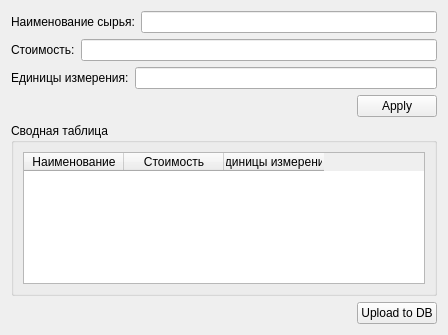
<?xml version="1.0" encoding="UTF-8"?>
<ui version="4.0">
 <class>Form</class>
 <widget class="QWidget" name="Form">
  <property name="geometry">
   <rect>
    <x>0</x>
    <y>0</y>
    <width>448</width>
    <height>335</height>
   </rect>
  </property>
  <property name="windowTitle">
   <string>Form</string>
  </property>
  <layout class="QVBoxLayout" name="verticalLayout_2">
   <item>
    <layout class="QVBoxLayout" name="verticalLayout">
     <item>
      <layout class="QHBoxLayout" name="horizontalLayout_3">
       <item>
        <widget class="QLabel" name="label">
         <property name="text">
          <string>Наименование сырья:</string>
         </property>
        </widget>
       </item>
       <item>
        <widget class="QLineEdit" name="MaterialNameLine"/>
       </item>
      </layout>
     </item>
     <item>
      <layout class="QHBoxLayout" name="horizontalLayout">
       <item>
        <widget class="QLabel" name="label_2">
         <property name="text">
          <string>Стоимость:</string>
         </property>
        </widget>
       </item>
       <item>
        <widget class="QLineEdit" name="MaterialSumLine"/>
       </item>
      </layout>
     </item>
     <item>
      <layout class="QHBoxLayout" name="horizontalLayout_2">
       <item>
        <widget class="QLabel" name="label_3">
         <property name="text">
          <string>Единицы измерения:</string>
         </property>
        </widget>
       </item>
       <item>
        <widget class="QLineEdit" name="UnitsLine"/>
       </item>
      </layout>
     </item>
     <item>
      <layout class="QHBoxLayout" name="horizontalLayout_4">
       <item>
        <spacer name="horizontalSpacer">
         <property name="orientation">
          <enum>Qt::Horizontal</enum>
         </property>
         <property name="sizeHint" stdset="0">
          <size>
           <width>40</width>
           <height>20</height>
          </size>
         </property>
        </spacer>
       </item>
       <item>
        <widget class="QPushButton" name="ApplyToShowTableWidget">
         <property name="text">
          <string>Apply</string>
         </property>
        </widget>
       </item>
      </layout>
     </item>
     <item>
      <widget class="QGroupBox" name="groupBox">
       <property name="title">
        <string>Сводная таблица</string>
       </property>
       <layout class="QVBoxLayout" name="verticalLayout_4">
        <item>
         <layout class="QVBoxLayout" name="verticalLayout_3">
          <item>
           <widget class="QTableWidget" name="MaterialsTableWidget">
            <column>
             <property name="text">
              <string>Наименование</string>
             </property>
            </column>
            <column>
             <property name="text">
              <string>Стоимость</string>
             </property>
            </column>
            <column>
             <property name="text">
              <string>Единицы измерения</string>
             </property>
            </column>
           </widget>
          </item>
         </layout>
        </item>
       </layout>
      </widget>
     </item>
     <item>
      <layout class="QHBoxLayout" name="horizontalLayout_5">
       <item>
        <spacer name="horizontalSpacer_2">
         <property name="orientation">
          <enum>Qt::Horizontal</enum>
         </property>
         <property name="sizeHint" stdset="0">
          <size>
           <width>40</width>
           <height>20</height>
          </size>
         </property>
        </spacer>
       </item>
       <item>
        <widget class="QPushButton" name="UploatToDBButton">
         <property name="text">
          <string>Upload to DB</string>
         </property>
        </widget>
       </item>
      </layout>
     </item>
    </layout>
   </item>
  </layout>
 </widget>
 <resources/>
 <connections/>
</ui>
